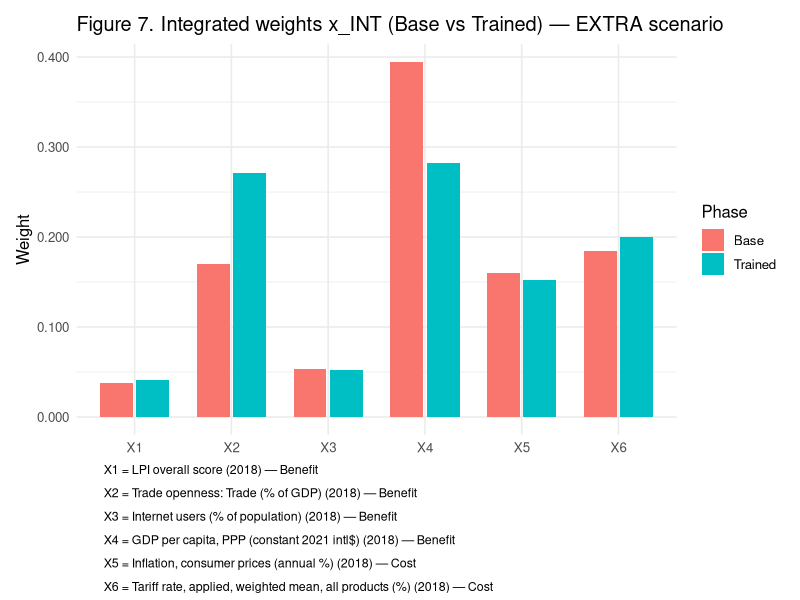
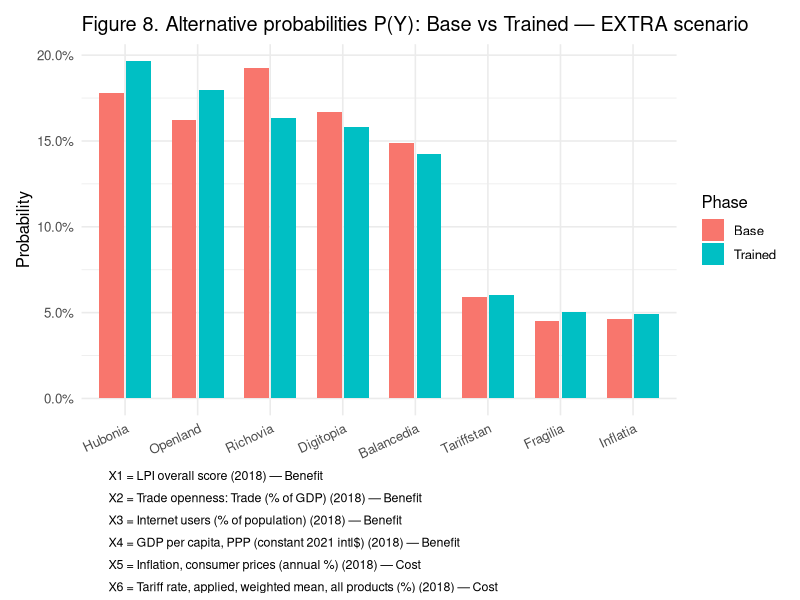
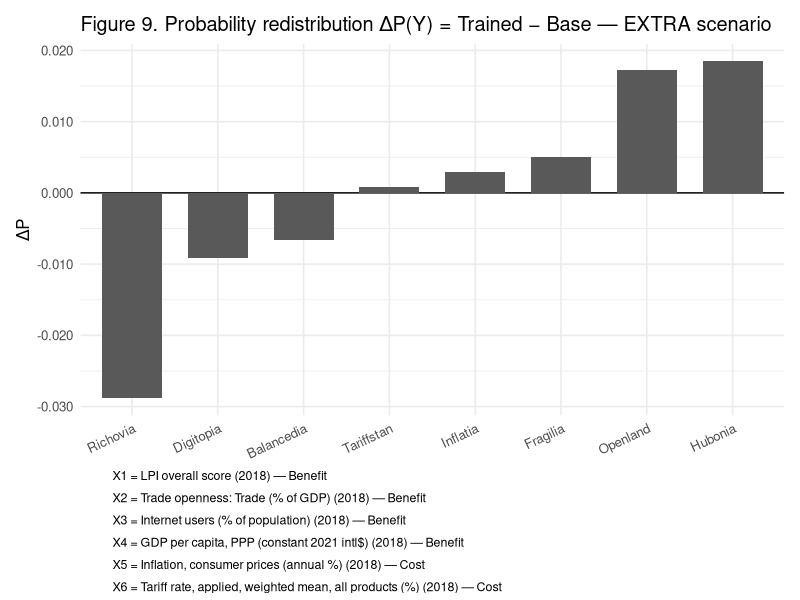
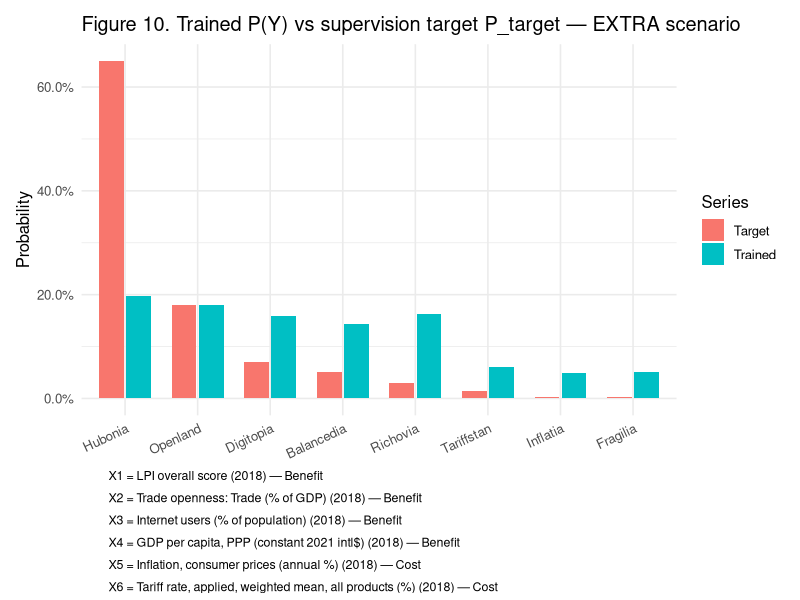
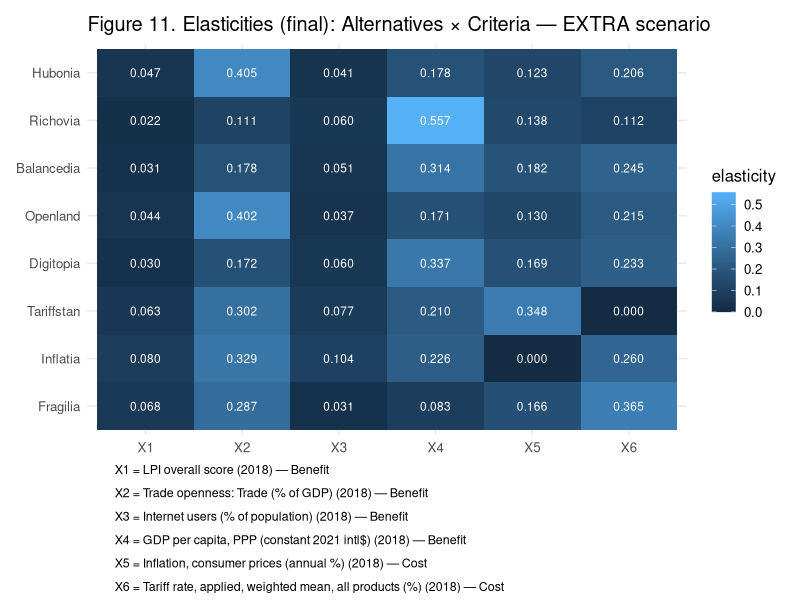
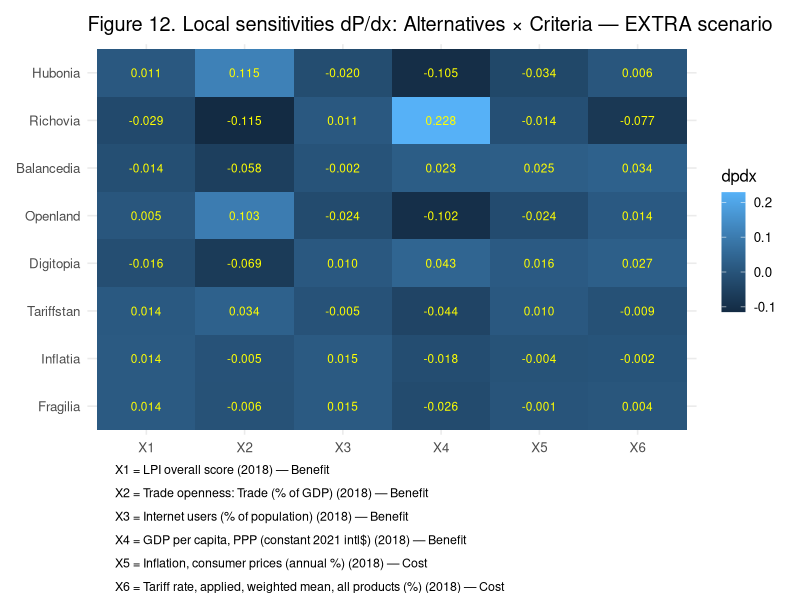
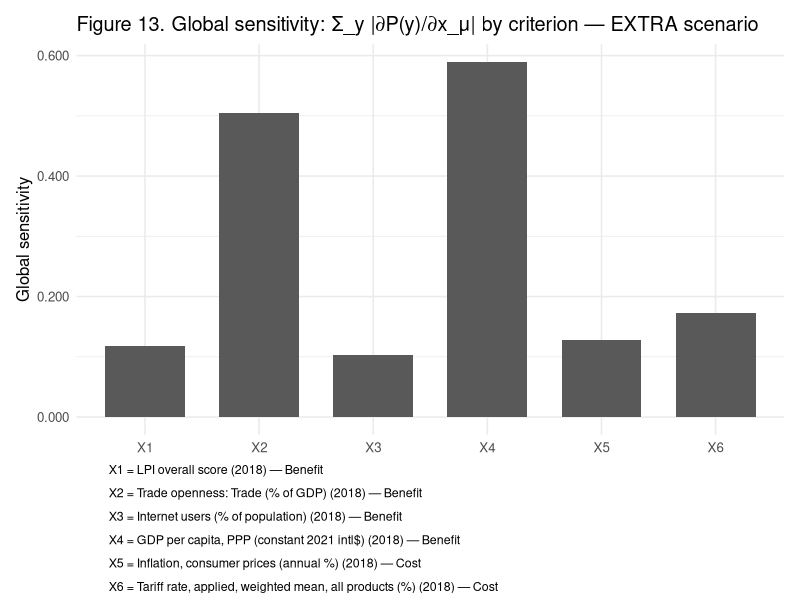

Reproduce these figures in R, in order.
# ==========================================================
# NES-MADM II — EXTRA Case Study (Figures 7–13)
# Standalone plotting script (NO file I/O, NO ggsave)
# ==========================================================

suppressPackageStartupMessages({
  library(ggplot2)
  library(dplyr)
  library(tidyr)
  library(patchwork)
  library(scales)
})

# -------------------------
# Criteria legend (X1..X6)
# -------------------------
crit_map <- tibble::tibble(
  criterion = paste0("X", 1:6),
  description = c(
    "LPI overall score (2018) — Benefit",
    "Trade openness: Trade (% of GDP) (2018) — Benefit",
    "Internet users (% of population) (2018) — Benefit",
    "GDP per capita, PPP (constant 2021 intl$) (2018) — Benefit",
    "Inflation, consumer prices (annual %) (2018) — Cost",
    "Tariff rate, applied, weighted mean, all products (%) (2018) — Cost"
  )
)

legend_plot <- function() {
  leg <- crit_map %>%
    mutate(label = paste0(criterion, " = ", description),
           y = rev(row_number()))
  ggplot(leg, aes(x = 0, y = y, label = label)) +
    geom_text(hjust = 0, size = 3.15) +
    xlim(0, 1) +
    theme_void() +
    theme(plot.margin = margin(0, 6, 0, 6))
}

attach_legend <- function(p) {
  p / legend_plot() + plot_layout(heights = c(1, 0.33))
}

# -------------------------
# Embedded data (from: NES-MADM II_ EXTRA CASE STUDY results.xlsx)
# -------------------------
weights <- tibble::tibble(
  criterion = c("X1","X2","X3","X4","X5","X6"),
  x_OBJ = c(0.069287251577547, 0.217044829118105, 0.0847127471163314,
            0.264286558671642, 0.167003466386275, 0.197665147130099),
  x_SBJ_base = c(0.102037099216594, 0.14635777908206, 0.118879303030948,
                 0.279308021577778, 0.179251144103471, 0.174166653),
  x_INT_base = c(0.0377894692028733, 0.169794244671432, 0.0538291515371841,
                 0.394562822652501, 0.160008993399678, 0.184015318536332),
  x_SBJ_trained = c(0.108788375045292, 0.22908554709659, 0.113531792824589,
                    0.196093246371197, 0.166764892924952, 0.18573614573738),
  x_INT_trained = c(0.0411294329649066, 0.271310743431061, 0.0524790293299528,
                    0.282785062218058, 0.151966514899204, 0.200329217156817)
) %>% mutate(delta_x_INT = x_INT_trained - x_INT_base)

alts <- tibble::tibble(
  alternative = c("Hubonia","Richovia","Balancedia","Openland",
                  "Digitopia","Tariffstan","Inflatia","Fragilia"),
  P_Y_base = c(0.178041029168492, 0.192238224971801, 0.149076101189709, 0.162494587654604,
               0.167166129590907, 0.0591106707730405, 0.0465658329514923, 0.0453074237009544),
  P_Y_trained = c(0.196543708161364, 0.163382717950519, 0.142485669397523, 0.179771594473729,
                  0.158011258357173, 0.0599823698740461, 0.0494694257025312, 0.0503532560831152),
  P_target = c(0.65, 0.03, 0.05, 0.18, 0.07, 0.015, 0.003, 0.002)
) %>%
  mutate(
    delta_P = P_Y_trained - P_Y_base,
    rank_base = rank(-P_Y_base, ties.method = "min"),
    rank_trained = rank(-P_Y_trained, ties.method = "min")
  )

elasticities <- tibble::tibble(
  Alternative = c("Hubonia","Richovia","Balancedia","Openland","Digitopia","Tariffstan","Inflatia","Fragilia"),
  X1=c(0.0472527157305562,0.0220410317042731,0.0305950842271099,0.0442811722525906,0.0299880126458259,0.063197,0.080461,0.067754),
  X2=c(0.404918819451715,0.110705589253177,0.177717488413812,0.402452389182611,0.171703779751547,0.301545,0.329071,0.287366),
  X3=c(0.0408367283312708,0.0598322286841575,0.0505516720130304,0.0372061402590813,0.0599131303745472,0.077198,0.104006,0.030653),
  X4=c(0.178068409821054,0.556945006289356,0.314399208395185,0.171318617242097,0.336668140042121,0.210050,0.226394,0.083406),
  X5=c(0.123201488090255,0.137985112804489,0.181661771680366,0.130049940238329,0.169098095343723,0.348010,0.000000,0.165823),
  X6=c(0.205721838575149,0.112490,0.245074775270497,0.214692,0.232628,0.000000,0.260068,0.364997)
)

sens <- tibble::tibble(
  Alternative = c("Hubonia","Richovia","Balancedia","Openland","Digitopia","Tariffstan","Inflatia","Fragilia"),
  X1 = c(0.0110632240025346,-0.0286674067481689,-0.0137983742133697,0.00520828648989914,-0.0161828576696213,0.013712,0.014331,0.014334),
  X2 = c(0.114628581049036,-0.114542326739225,-0.0582128007312173,0.102911149875395,-0.0687030342401225,0.033991,-0.005455,-0.006416),
  X3 = c(-0.0201553852697342,0.0105822230721985,-0.00241821095776752,-0.0241848213829534,0.0103459192927994,-0.004882,0.015224,0.015386),
  X4 = c(-0.104957659503593,0.228427038105416,0.0229724380192513,-0.102187918621758,0.0434193750077266,-0.043578,-0.018377,-0.025527),
  X5 = c(-0.033901991081304,-0.013697,0.025372,-0.023625,0.016233,0.010114,-0.004112,-0.001384),
  X6 = c(0.005707,-0.077268,0.034326,0.013901,0.027477,-0.009357,-0.001611,0.003825)
)

# -------------------------
# Figure 7: x_INT Base vs Trained
# -------------------------
w_long <- weights %>%
  select(criterion, Base = x_INT_base, Trained = x_INT_trained) %>%
  pivot_longer(cols = c(Base, Trained), names_to = "Phase", values_to = "Weight") %>%
  mutate(criterion = factor(criterion, levels = paste0("X",1:6)))

fig7 <- ggplot(w_long, aes(x = criterion, y = Weight, fill = Phase)) +
  geom_col(position = position_dodge(width = 0.75), width = 0.68) +
  scale_y_continuous(labels = number_format(accuracy = 0.001)) +
  labs(title = "Figure 7. Integrated weights x_INT (Base vs Trained) — EXTRA scenario",
       x = NULL, y = "Weight") +
  theme_minimal(base_size = 12)

print(attach_legend(fig7))

# -------------------------
# Figure 8: P(Y) Base vs Trained
# -------------------------
p_long <- alts %>%
  select(alternative, Base = P_Y_base, Trained = P_Y_trained) %>%
  pivot_longer(cols = c(Base, Trained), names_to = "Phase", values_to = "P") %>%
  mutate(alternative = factor(alternative, levels = alts %>% arrange(desc(P_Y_trained)) %>% pull(alternative)))

fig8 <- ggplot(p_long, aes(x = alternative, y = P, fill = Phase)) +
  geom_col(position = position_dodge(width = 0.75), width = 0.68) +
  scale_y_continuous(labels = percent_format(accuracy = 0.1)) +
  labs(title = "Figure 8. Alternative probabilities P(Y): Base vs Trained — EXTRA scenario",
       x = NULL, y = "Probability") +
  theme_minimal(base_size = 12) +
  theme(axis.text.x = element_text(angle = 25, hjust = 1))

print(attach_legend(fig8))

# -------------------------
# Figure 9: ΔP = Trained − Base
# -------------------------
fig9 <- ggplot(alts %>% mutate(alternative = factor(alternative, levels = alternative[order(delta_P)])),
               aes(x = alternative, y = delta_P)) +
  geom_hline(yintercept = 0) +
  geom_col(width = 0.70) +
  scale_y_continuous(labels = number_format(accuracy = 0.001)) +
  labs(title = "Figure 9. Probability redistribution ΔP(Y) = Trained − Base — EXTRA scenario",
       x = NULL, y = "ΔP") +
  theme_minimal(base_size = 12) +
  theme(axis.text.x = element_text(angle = 25, hjust = 1))

print(attach_legend(fig9))

# -------------------------
# Figure 10: Trained vs Target
# -------------------------
pt_long <- alts %>%
  select(alternative, Trained = P_Y_trained, Target = P_target) %>%
  pivot_longer(cols = c(Trained, Target), names_to = "Series", values_to = "P") %>%
  mutate(alternative = factor(alternative, levels = alts %>% arrange(desc(P_target)) %>% pull(alternative)))

fig10 <- ggplot(pt_long, aes(x = alternative, y = P, fill = Series)) +
  geom_col(position = position_dodge(width = 0.75), width = 0.68) +
  scale_y_continuous(labels = percent_format(accuracy = 0.1)) +
  labs(title = "Figure 10. Trained P(Y) vs supervision target P_target — EXTRA scenario",
       x = NULL, y = "Probability") +
  theme_minimal(base_size = 12) +
  theme(axis.text.x = element_text(angle = 25, hjust = 1))

print(attach_legend(fig10))

# -------------------------
# Figure 11: Elasticities heatmap
# -------------------------
elas_long <- elasticities %>%
  pivot_longer(cols = starts_with("X"), names_to = "criterion", values_to = "elasticity") %>%
  mutate(
    criterion = factor(criterion, levels = paste0("X",1:6)),
    Alternative = factor(Alternative, levels = rev(elasticities$Alternative))
  )

fig11 <- ggplot(elas_long, aes(x = criterion, y = Alternative, fill = elasticity)) +
  geom_tile() +
  geom_text(aes(label = sprintf("%.3f", elasticity)), size = 3, color="white") +
  labs(title = "Figure 11. Elasticities (final): Alternatives × Criteria — EXTRA scenario",
       x = NULL, y = NULL) +
  theme_minimal(base_size = 12)

print(attach_legend(fig11))

# -------------------------
# Figure 12: Sensitivity heatmap (dP/dx)
# -------------------------
sens_long <- sens %>%
  pivot_longer(cols = starts_with("X"), names_to = "criterion", values_to = "dpdx") %>%
  mutate(
    criterion = factor(criterion, levels = paste0("X",1:6)),
    Alternative = factor(Alternative, levels = rev(sens$Alternative))
  )

fig12 <- ggplot(sens_long, aes(x = criterion, y = Alternative, fill = dpdx)) +
  geom_tile() +
  geom_text(aes(label = sprintf("%.3f", dpdx)), size = 3, color="yellow") +
  labs(title = "Figure 12. Local sensitivities dP/dx: Alternatives × Criteria — EXTRA scenario",
       x = NULL, y = NULL) +
  theme_minimal(base_size = 12)

print(attach_legend(fig12))

# -------------------------
# Figure 13: Global sensitivity Σ|dP/dx|
# -------------------------
glob <- sens_long %>%
  group_by(criterion) %>%
  summarise(GlobalSensitivity = sum(abs(dpdx), na.rm = TRUE), .groups = "drop")

fig13 <- ggplot(glob, aes(x = criterion, y = GlobalSensitivity)) +
  geom_col(width = 0.70) +
  scale_y_continuous(labels = number_format(accuracy = 0.001)) +
  labs(title = "Figure 13. Global sensitivity: Σ_y |∂P(y)/∂x_μ| by criterion — EXTRA scenario",
       x = NULL, y = "Global sensitivity") +
  theme_minimal(base_size = 12)

print(attach_legend(fig13))
